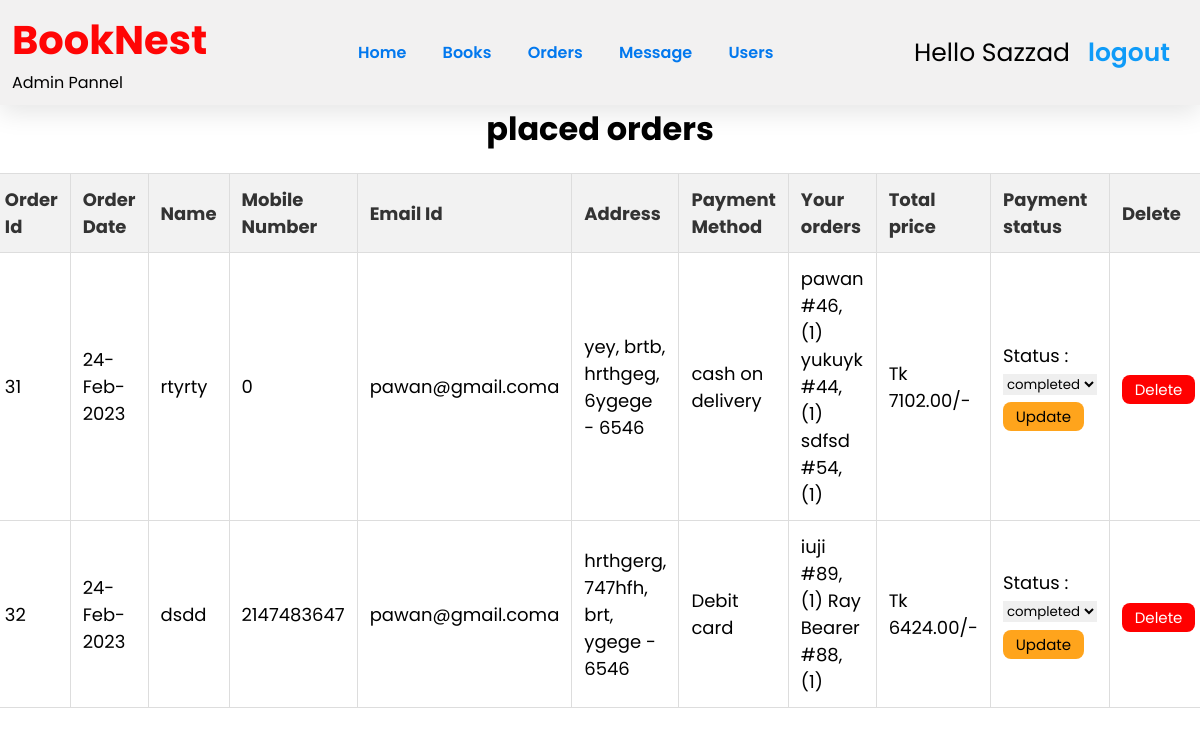
The page /admin_orders.php (signed in) on the database its author committed.
### tables this page shows
CREATE TABLE `confirm_order` (
  `order_id` int(100) NOT NULL,
  `user_id` int(100) NOT NULL,
  `name` varchar(50) NOT NULL,
  `email` varchar(50) NOT NULL,
  `number` int(12) NOT NULL,
  `address` varchar(500) NOT NULL,
  `payment_method` varchar(20) NOT NULL,
  `total_books` varchar(500) NOT NULL,
  `order_date` varchar(100) NOT NULL,
  `payment_status` varchar(100) NOT NULL DEFAULT 'pending',
  `date` varchar(20) NOT NULL,
  `total_price` double(10,2) NOT NULL
);

### admin_orders.php (the view, shortened to what this page needs)
<?php
include 'config.php';
?>
<!DOCTYPE html>
<html lang="en">
<head>
   <link rel="stylesheet" href="https://cdnjs.cloudflare.com/ajax/libs/font-awesome/6.0.0/css/all.min.css">
   <link rel="stylesheet" href="./css/hello.css">
</head>
<body>
   <?php include 'admin_header.php'; ?>
   <h1 class="title">placed orders</h1>
   <section class="placed-orders">
      <table>
      <thead>
         <th>Order Id</th>
         <th>Order Date</th>
         <th>Name</th>
         <th>Mobile Number</th>
         <th>Email Id</th>
         <th>Address</th>
         <th>Payment Method</th>
         <th>Your orders</th>
         <th>Total price</th>
         <th>Payment status</th>
         <th>Delete</th>
      </thead>
      <tbody>
      <?php
         $select_orders = mysqli_query($conn, "SELECT * FROM `confirm_order`") or die('query failed');
         if (mysqli_num_rows($select_orders) > 0) {
            while ($fetch_book = mysqli_fetch_assoc($select_orders)) {
         ?>
         <tr>
            <td><?php echo $fetch_book['order_id']; ?></td>
            <td><?php echo $fetch_book['order_date']; ?></td>
            <td><?php echo $fetch_book['name']; ?></td>
            <td><?php echo $fetch_book['number']; ?></td>
            <td><?php echo $fetch_book['email']; ?></td>
            <td><?php echo $fetch_book['address']; ?></td>
            <td><?php echo $fetch_book['payment_method']; ?></td>
            <td><?php echo $fetch_book['total_books']; ?></td>
            <td>Tk <?php echo $fetch_book['total_price']; ?>/-</td>
            <td>
            <form action="" method="post">
                     Status :<select name="update_payment">
                        <option value="" selected disabled><?php echo $fetch_book['payment_status']; ?></option>
                     </select>
                     <input type="submit" value="update" name="update_order" class="cart-btn2">
                  </form>
            </td>
            <td><a class="cart-btn1" href="admin_orders.php?delete=<?php echo $fetch_book['order_id']; ?>" onclick="return confirm('delete this order?');">delete</a></td>
         </tr>
         <?php
            }
         } else {
            echo '<p class="empty">no orders placed yet!</p>';
         }
         ?>
      </tbody>
   </table>
   </section>
</body>
</html>

### css/hello.css (style rules this page uses)
* { text-decoration: none; margin: 0; padding: 0; font-family: "Poppins", sans-serif; box-sizing: border-box; outline: none; border:none; }

### css/admin.css (style rules this page uses)
* { text-decoration: none; margin: 0; padding: 0; font-family: "Poppins", sans-serif; box-sizing: border-box; outline: none; border: none; }
a { color: #ff0000; text-decoration: none; background-color: transparent; }

### admin_orders.php (style rules this page uses)
.title { text-align: center; }
.cart-btn1, .cart-btn2 { display: inline-block; margin-top: 0.4rem; padding:0.2rem 0.8rem; cursor: pointer; color:white; font-size: 15px; border-radius: .5rem; text-transform: capitalize; }
.cart-btn1 { background-color: red; }
.cart-btn2 { background-color: #ffa41c; color: black; }
table { width: 80%; border-collapse: collapse; margin: 20px 0; font-size: 18px; text-align: left; }
th, td { padding: 12px; border: 1px solid #ddd; }
th { background-color: #f2f2f2; color: #333; }
.placed-orders { display: flex; justify-content: center; }

### rows shown on the page
confirm_order: order_id "31", order_date "24-Feb-2023", name "rtyrty", number "0", email "pawan@gmail.coma", address "yey, brtb, hrthgeg, 6ygege - 6546", payment_method "cash on delivery", total_books "pawan #46,(1) yukuyk #44,(1) sdfsd #54,(1)", total_price "7102.00", update_payment "completed"
confirm_order: order_id "32", order_date "24-Feb-2023", name "dsdd", number "2147483647", email "pawan@gmail.coma", address "hrthgerg, 747hfh, brt, ygege - 6546", payment_method "Debit card", total_books "iuji #89,(1) Ray Bearer #88,(1)", total_price "6424.00", update_payment "completed"

### other values the page prints
$_SESSION['admin_name'] "Sazzad"
